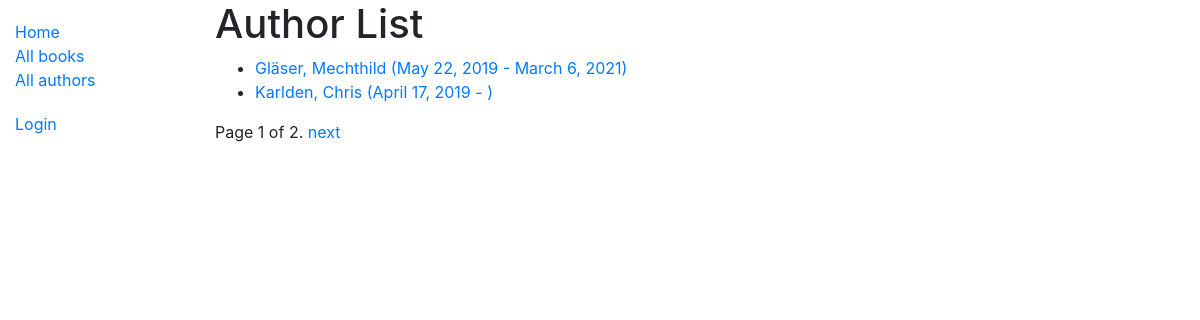
The app's page /catalog/authors/, older data.
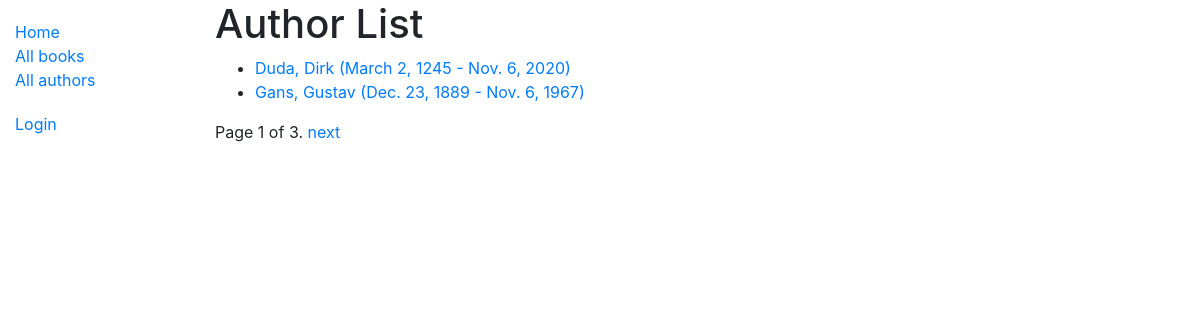
The same page, newer data.
### catalog/models.py (models this page shows)
class Author(models.Model):
    first_name = models.CharField(max_length=100)
    last_name = models.CharField(max_length=100)
    date_of_birth = models.DateField(null=True, blank=True)
    date_of_death = models.DateField('Died', null=True, blank=True)
    class Meta:
        ordering = ['last_name', 'first_name']
        permissions = (("can_create_update_delete_authors", "update/edit/delete authors via web"),)
    def get_absolute_url(self):
        return reverse('author-detail', args=[str(self.id)])
    def __str__(self):
        return f'{self.last_name}, {self.first_name}'

### catalog/views.py (the view)
# urls.py: path('authors/', views.AuthorListView.as_view(), name='authors'),
class AuthorListView(generic.ListView):
    model = Author
    paginate_by = 2

### catalog/templates/catalog/author_list.html
{% extends "base_generic.html" %}
{% block content %}
  <h1>Author List</h1>
  {% if author_list %}
  <ul>
    {% for author in author_list %}
      <li>
        <a href="{{ author.get_absolute_url }}">
        {{ author }} ({{author.date_of_birth}} - {% if author.date_of_death %}{{ author.date_of_death }}{% endif %})
        </a>
      </li>
    {% endfor %}
  </ul>
  {% else %}
    <p>There are no authors available.</p>
  {% endif %}
{% endblock %}

### catalog/templates/base_generic.html (shortened to what this page needs)
<!DOCTYPE html>
<html lang="en">
<head>
  <link rel="stylesheet" href="https://cdn.jsdelivr.net/npm/bootstrap@4.5.3/dist/css/bootstrap.min.css">
  {% load static %}
  <link rel="stylesheet" href="{% static 'css/styles.css' %}">
</head>
<body>
  <div class="container-fluid">
    <div class="row">
      <div class="col-sm-2">
      {% block sidebar %}
        <ul class="sidebar-nav">
          <li><a href="{% url 'index' %}">Home</a></li>
          <li><a href="{% url 'books' %}">All books</a></li>
          <li><a href="{% url 'authors' %}">All authors</a></li>
        </ul>
        <ul class="sidebar-nav">
          {% if user.is_authenticated %}
            <li>User: {{ user.get_username }}</li>
            <li><a href="{% url 'my-borrowed' %}">My Borrowed</a></li>
            <li><a href="{% url 'logout'%}?next={{request.path}}">Logout</a></li>
              {% if perms.catalog.can_mark_returned %}
              <hr />
              <li>Staff</li>
              <li><a href="{% url 'all-borrowed-books' %}">All Borrowed</a></li>
              {% endif %}
              {% if perms.catalog.can_create_update_delete_authors %}
              <hr />
              <li>Authors Menu</li>
              <li><a href="{% url 'author-create' %}">Create Author</a></li>
              <hr />
              <li>Books Menu</li>
              <li><a href="{% url 'book-create' %}">Create Book</a></li>
              {% endif %}
          {% else %}
            <li><a href="{% url 'login'%}?next={{request.path}}">Login</a></li>
          {% endif %}
        </ul>
     {% endblock %}
      </div>
      <div class="col-sm-10 ">{% block content %}{% endblock %}{% block pagination %}
    {% if is_paginated %}
        <div class="pagination">
            <span class="page-links">
                <span class="page-current">
                    Page {{ page_obj.number }} of {{ page_obj.paginator.num_pages }}.
                </span>
                {% if page_obj.has_next %}
                    <a href="{{ request.path }}?page={{ page_obj.next_page_number }}">next</a>
                {% endif %}
            </span>
        </div>
    {% endif %}
  {% endblock %}</div>
    </div>
  </div>
</body>
</html>

### catalog/static/css/styles.css (style rules this page uses)
.sidebar-nav { margin-top: 20px; padding: 0; list-style: none; }

Row changes from the older to the newer data that the page shows:
no longer on this page (row unchanged): Author: last_name+first_name "Gläser, Mechthild", date_of_birth "May 22, 2019", date_of_death "March 6, 2021"
no longer on this page (row unchanged): Author: last_name+first_name "Karlden, Chris", date_of_birth "April 17, 2019"
added Author: last_name+first_name "Duda, Dirk", date_of_birth "March 2, 1245", date_of_death "Nov. 6, 2020"
added Author: last_name+first_name "Gans, Gustav", date_of_birth "Dec. 23, 1889", date_of_death "Nov. 6, 1967"
Text that changed along with them:
{{ page_obj.paginator.num_pages }}: "2" → "3"
